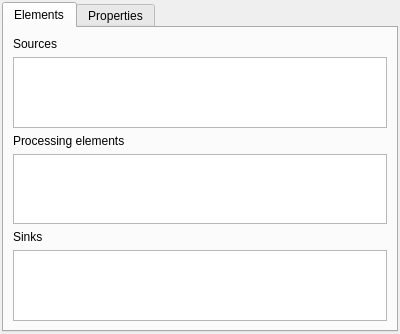
<?xml version="1.0" encoding="UTF-8"?>
<ui version="4.0">
 <class>TypesWindow</class>
 <widget class="QWidget" name="TypesWindow">
  <property name="geometry">
   <rect>
    <x>0</x>
    <y>0</y>
    <width>400</width>
    <height>310</height>
   </rect>
  </property>
  <property name="windowTitle">
   <string>Types</string>
  </property>
  <layout class="QVBoxLayout" name="verticalLayout">
   <property name="margin">
    <number>2</number>
   </property>
   <item>
    <widget class="QTabWidget" name="tabWidget">
     <property name="currentIndex">
      <number>0</number>
     </property>
     <widget class="QWidget" name="elementsTab">
      <attribute name="title">
       <string>Elements</string>
      </attribute>
      <layout class="QVBoxLayout" name="verticalLayout_2">
       <item>
        <widget class="QLabel" name="label">
         <property name="text">
          <string>Sources</string>
         </property>
        </widget>
       </item>
       <item>
        <widget class="QListWidget" name="sourcesList">
         <property name="movement">
          <enum>QListView::Static</enum>
         </property>
         <property name="viewMode">
          <enum>QListView::IconMode</enum>
         </property>
        </widget>
       </item>
       <item>
        <widget class="QLabel" name="label_2">
         <property name="text">
          <string>Processing elements</string>
         </property>
        </widget>
       </item>
       <item>
        <widget class="QListWidget" name="processorsList">
         <property name="movement">
          <enum>QListView::Static</enum>
         </property>
         <property name="viewMode">
          <enum>QListView::IconMode</enum>
         </property>
        </widget>
       </item>
       <item>
        <widget class="QLabel" name="label_3">
         <property name="text">
          <string>Sinks</string>
         </property>
        </widget>
       </item>
       <item>
        <widget class="QListWidget" name="sinksList">
         <property name="movement">
          <enum>QListView::Static</enum>
         </property>
         <property name="viewMode">
          <enum>QListView::IconMode</enum>
         </property>
        </widget>
       </item>
      </layout>
     </widget>
     <widget class="QWidget" name="propertiesTab">
      <attribute name="title">
       <string>Properties</string>
      </attribute>
     </widget>
    </widget>
   </item>
  </layout>
 </widget>
 <resources>
  <include location="newVdfIcons.qrc"/>
 </resources>
 <connections/>
</ui>
